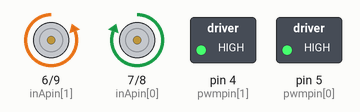
Bench run of a sketch on a simulated Arduino Uno, built with avr-gcc and run on an emulated ATmega328P. Shown: motor-driver pin pairs drawn as motors (green arrow = first pin HIGH = forward, orange = second pin HIGH = backward, longer = more drive), switched loads named in the sketch (green lamp = pin HIGH).

Above: at 0.2 s.
At 1.7 s:
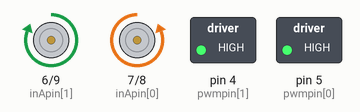
Timing chart, 0 to 3.0 s (numbered marks = the images above):
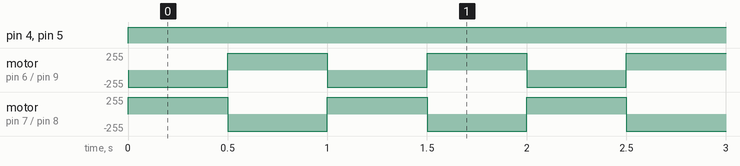

The sketch:

Code_for_2_monster_and_2_motors.ino
```cpp
#define CW   1
#define CCW  2

int inApin[2] = {7, 6};
int inBpin[2] = {8, 9};
int pwmpin[2] = {5, 4};
int cspin[2] = {A2, A3};
int enpin[2] = {A0, A1};


void setup()
{
  Serial.begin(9600);


  for (int i=0; i<2; i++)
  {
    pinMode(inApin[i], OUTPUT);
    pinMode(inBpin[i], OUTPUT);
    pinMode(pwmpin[i], OUTPUT);
  }

  for (int i=0; i<2; i++)
  {
    digitalWrite(inApin[i], LOW);
    digitalWrite(inBpin[i], LOW);
  }
}

void loop()
{
  motorGo(0, CW, 1023);
  motorGo(1, CCW, 1023);
  delay(500);

  motorGo(0, CCW, 1023);
  motorGo(1, CW, 1023);
  delay(500);


}

void motorOff(int motor)
{
  for (int i=0; i<2; i++)
  {
    digitalWrite(inApin[i], LOW);
    digitalWrite(inBpin[i], LOW);
  }
  analogWrite(pwmpin[motor], 0);
}

void motorGo(uint8_t motor, uint8_t direct, uint8_t pwm)
{
  if (motor <= 1)
  {
    if (direct <= 2)
    {
      if (direct <= 1)
        digitalWrite(inApin[motor], HIGH);
      else
        digitalWrite(inApin[motor], LOW);

      if (direct >= 2)
        digitalWrite(inBpin[motor], HIGH);
      else
        digitalWrite(inBpin[motor], LOW);

      analogWrite(pwmpin[motor], pwm);
    }
  }
}
```

Measured:
- by itself, pin 4 (pwmpin[1]), pin 5 (pwmpin[0]): LOW → HIGH at 0.00 s
- by itself, motor on pin 6 (inApin[1]) / pin 9 (inBpin[1]), motor on pin 7 (inApin[0]) / pin 8 (inBpin[0]): alternates forward 255/255 for 0.50 s and backward 255/255 for 0.50 s
